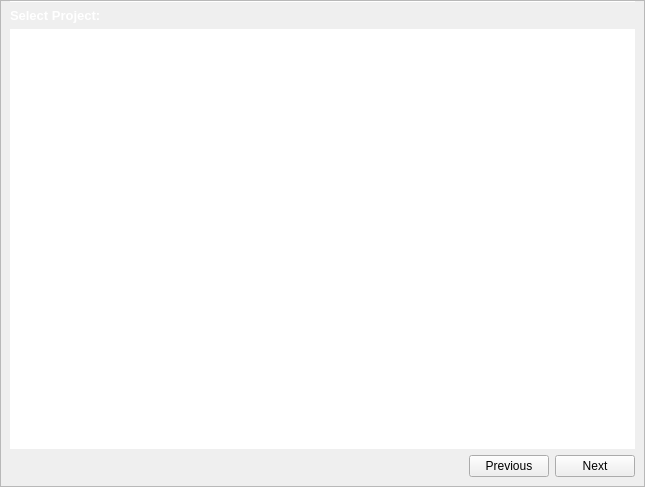
<?xml version="1.0" encoding="UTF-8"?>
<ui version="4.0">
    <class>ProjectForm</class>
    <widget class="QWidget" name="ProjectForm">
        <property name="geometry">
            <rect>
                <x>0</x>
                <y>0</y>
                <width>645</width>
                <height>487</height>
            </rect>
        </property>
        <property name="autoFillBackground">
            <bool>false</bool>
        </property>
        <layout class="QGridLayout" name="gridLayout_3">
            <property name="leftMargin">
                <number>0</number>
            </property>
            <property name="topMargin">
                <number>0</number>
            </property>
            <property name="rightMargin">
                <number>0</number>
            </property>
            <property name="bottomMargin">
                <number>0</number>
            </property>
            <property name="spacing">
                <number>0</number>
            </property>
            <item row="0" column="0">
                <widget class="QFrame" name="bottom_frame">
                    <property name="frameShape">
                        <enum>QFrame::StyledPanel</enum>
                    </property>
                    <property name="frameShadow">
                        <enum>QFrame::Raised</enum>
                    </property>
                    <layout class="QGridLayout" name="gridLayout">
                        <property name="topMargin">
                            <number>0</number>
                        </property>
                        <item row="3" column="0">
                            <layout class="QHBoxLayout" name="horizontalLayout_2">
                                <item>
                                    <spacer name="horizontalSpacer">
                                        <property name="orientation">
                                            <enum>Qt::Horizontal</enum>
                                        </property>
                                        <property name="sizeHint" stdset="0">
                                            <size>
                                                <width>40</width>
                                                <height>20</height>
                                            </size>
                                        </property>
                                    </spacer>
                                </item>
                                <item>
                                    <widget class="QPushButton" name="previous_pushButton">
                                        <property name="text">
                                            <string>Previous</string>
                                        </property>
                                    </widget>
                                </item>
                                <item>
                                    <widget class="QPushButton" name="next_pushButton">
                                        <property name="sizePolicy">
                                            <sizepolicy hsizetype="Preferred" vsizetype="Fixed">
                                                <horstretch>0</horstretch>
                                                <verstretch>0</verstretch>
                                            </sizepolicy>
                                        </property>
                                        <property name="text">
                                            <string>Next</string>
                                        </property>
                                    </widget>
                                </item>
                            </layout>
                        </item>
                        <item row="2" column="0">
                            <widget class="QTableWidget" name="project_tableWidget">
                                <property name="frameShape">
                                    <enum>QFrame::NoFrame</enum>
                                </property>
                                <property name="frameShadow">
                                    <enum>QFrame::Plain</enum>
                                </property>
                                <property name="lineWidth">
                                    <number>0</number>
                                </property>
                                <property name="dragDropOverwriteMode">
                                    <bool>false</bool>
                                </property>
                                <property name="showGrid">
                                    <bool>false</bool>
                                </property>
                                <property name="cornerButtonEnabled">
                                    <bool>false</bool>
                                </property>
                            </widget>
                        </item>
                        <item row="1" column="0">
                            <widget class="QLabel" name="selectProject_label">
                                <property name="font">
                                    <font>
                                        <family>Arial</family>
                                        <pointsize>10</pointsize>
                                        <weight>75</weight>
                                        <bold>true</bold>
                                    </font>
                                </property>
                                <property name="styleSheet">
                                    <string notr="true">color: rgb(255, 255, 255);</string>
                                </property>
                                <property name="text">
                                    <string>Select Project:</string>
                                </property>
                            </widget>
                        </item>
                        <item row="0" column="0">
                            <widget class="Line" name="line">
                                <property name="sizePolicy">
                                    <sizepolicy hsizetype="MinimumExpanding" vsizetype="Fixed">
                                        <horstretch>0</horstretch>
                                        <verstretch>0</verstretch>
                                    </sizepolicy>
                                </property>
                                <property name="minimumSize">
                                    <size>
                                        <width>0</width>
                                        <height>1</height>
                                    </size>
                                </property>
                                <property name="maximumSize">
                                    <size>
                                        <width>16777215</width>
                                        <height>1</height>
                                    </size>
                                </property>
                                <property name="font">
                                    <font>
                                        <pointsize>6</pointsize>
                                        <kerning>false</kerning>
                                    </font>
                                </property>
                                <property name="styleSheet">
                                    <string notr="true">color: rgb(255, 255, 255);
                                        background-color: rgb(255, 255, 255);
                                    </string>
                                </property>
                                <property name="frameShadow">
                                    <enum>QFrame::Plain</enum>
                                </property>
                                <property name="lineWidth">
                                    <number>1</number>
                                </property>
                                <property name="orientation">
                                    <enum>Qt::Horizontal</enum>
                                </property>
                            </widget>
                        </item>
                    </layout>
                </widget>
            </item>
        </layout>
    </widget>
    <resources/>
    <connections/>
</ui>
